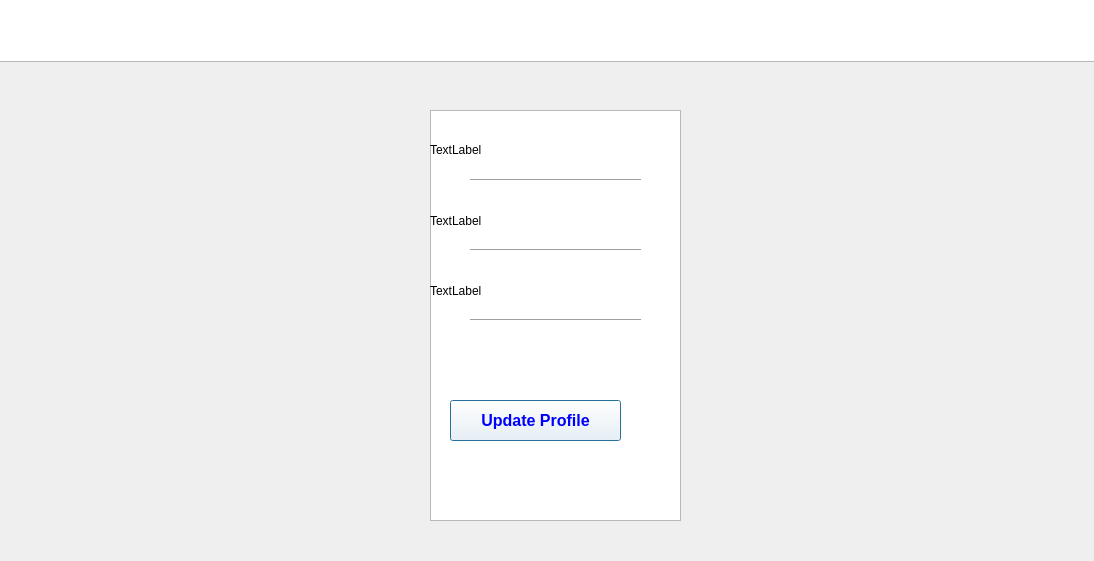
<?xml version="1.0" encoding="UTF-8"?>
<ui version="4.0">
 <class>Dialog</class>
 <widget class="QDialog" name="Dialog">
  <property name="geometry">
   <rect>
    <x>0</x>
    <y>0</y>
    <width>1094</width>
    <height>561</height>
   </rect>
  </property>
  <property name="windowTitle">
   <string>Dialog</string>
  </property>
  <widget class="QGraphicsView" name="graphicsView">
   <property name="geometry">
    <rect>
     <x>-5</x>
     <y>-69</y>
     <width>1271</width>
     <height>131</height>
    </rect>
   </property>
  </widget>
  <widget class="QLabel" name="label">
   <property name="geometry">
    <rect>
     <x>50</x>
     <y>0</y>
     <width>121</width>
     <height>61</height>
    </rect>
   </property>
   <property name="styleSheet">
    <string notr="true">image: url(:/newPrefix/homelinkedin.jpg);</string>
   </property>
   <property name="text">
    <string/>
   </property>
  </widget>
  <widget class="QLabel" name="homelabel">
   <property name="geometry">
    <rect>
     <x>430</x>
     <y>0</y>
     <width>71</width>
     <height>61</height>
    </rect>
   </property>
   <property name="styleSheet">
    <string notr="true">image: url(:/newPrefix/homepic.jpg);</string>
   </property>
   <property name="text">
    <string/>
   </property>
  </widget>
  <widget class="QLabel" name="networklabel">
   <property name="geometry">
    <rect>
     <x>570</x>
     <y>0</y>
     <width>81</width>
     <height>61</height>
    </rect>
   </property>
   <property name="styleSheet">
    <string notr="true">image: url(:/newPrefix/networkpic.jpg);</string>
   </property>
   <property name="text">
    <string/>
   </property>
  </widget>
  <widget class="QLabel" name="profilelabel">
   <property name="geometry">
    <rect>
     <x>860</x>
     <y>10</y>
     <width>111</width>
     <height>51</height>
    </rect>
   </property>
   <property name="styleSheet">
    <string notr="true">image: url(:/newPrefix/profilepic.jpg);</string>
   </property>
   <property name="text">
    <string/>
   </property>
  </widget>
  <widget class="QLabel" name="messaginglabel">
   <property name="geometry">
    <rect>
     <x>700</x>
     <y>0</y>
     <width>131</width>
     <height>61</height>
    </rect>
   </property>
   <property name="styleSheet">
    <string notr="true">image: url(:/newPrefix/messagepic.jpg);</string>
   </property>
   <property name="text">
    <string/>
   </property>
  </widget>
  <widget class="QGraphicsView" name="graphicsView_2">
   <property name="geometry">
    <rect>
     <x>430</x>
     <y>110</y>
     <width>251</width>
     <height>411</height>
    </rect>
   </property>
  </widget>
  <widget class="QLabel" name="namelabel">
   <property name="geometry">
    <rect>
     <x>430</x>
     <y>129</y>
     <width>251</width>
     <height>41</height>
    </rect>
   </property>
   <property name="text">
    <string>TextLabel</string>
   </property>
  </widget>
  <widget class="Line" name="line">
   <property name="geometry">
    <rect>
     <x>470</x>
     <y>170</y>
     <width>171</width>
     <height>20</height>
    </rect>
   </property>
   <property name="orientation">
    <enum>Qt::Horizontal</enum>
   </property>
  </widget>
  <widget class="QLabel" name="emaillabel">
   <property name="geometry">
    <rect>
     <x>430</x>
     <y>200</y>
     <width>251</width>
     <height>41</height>
    </rect>
   </property>
   <property name="text">
    <string>TextLabel</string>
   </property>
  </widget>
  <widget class="Line" name="line_2">
   <property name="geometry">
    <rect>
     <x>470</x>
     <y>240</y>
     <width>171</width>
     <height>20</height>
    </rect>
   </property>
   <property name="orientation">
    <enum>Qt::Horizontal</enum>
   </property>
  </widget>
  <widget class="QLabel" name="passwordlabel">
   <property name="geometry">
    <rect>
     <x>430</x>
     <y>270</y>
     <width>251</width>
     <height>41</height>
    </rect>
   </property>
   <property name="text">
    <string>TextLabel</string>
   </property>
  </widget>
  <widget class="Line" name="line_3">
   <property name="geometry">
    <rect>
     <x>470</x>
     <y>310</y>
     <width>171</width>
     <height>20</height>
    </rect>
   </property>
   <property name="orientation">
    <enum>Qt::Horizontal</enum>
   </property>
  </widget>
  <widget class="QPushButton" name="updateprofilebutton">
   <property name="geometry">
    <rect>
     <x>450</x>
     <y>400</y>
     <width>171</width>
     <height>41</height>
    </rect>
   </property>
   <property name="font">
    <font>
     <pointsize>12</pointsize>
     <weight>75</weight>
     <bold>true</bold>
    </font>
   </property>
   <property name="styleSheet">
    <string notr="true">background-color: rgb(255, 255, 255);
color: rgb(0, 0, 255);</string>
   </property>
   <property name="text">
    <string>Update Profile</string>
   </property>
  </widget>
  <widget class="QLabel" name="updateprofilelabelpic">
   <property name="geometry">
    <rect>
     <x>580</x>
     <y>400</y>
     <width>101</width>
     <height>41</height>
    </rect>
   </property>
   <property name="styleSheet">
    <string notr="true">image: url(:/newPrefix/updatepic.jpg);</string>
   </property>
   <property name="text">
    <string/>
   </property>
  </widget>
 </widget>
 <resources>
  <include location="homelinkedin.qrc"/>
  <include location="updatepic.qrc"/>
  <include location="profilepic.qrc"/>
  <include location="messagepic.qrc"/>
  <include location="networkpic.qrc"/>
  <include location="homepic.qrc"/>
 </resources>
 <connections/>
</ui>
